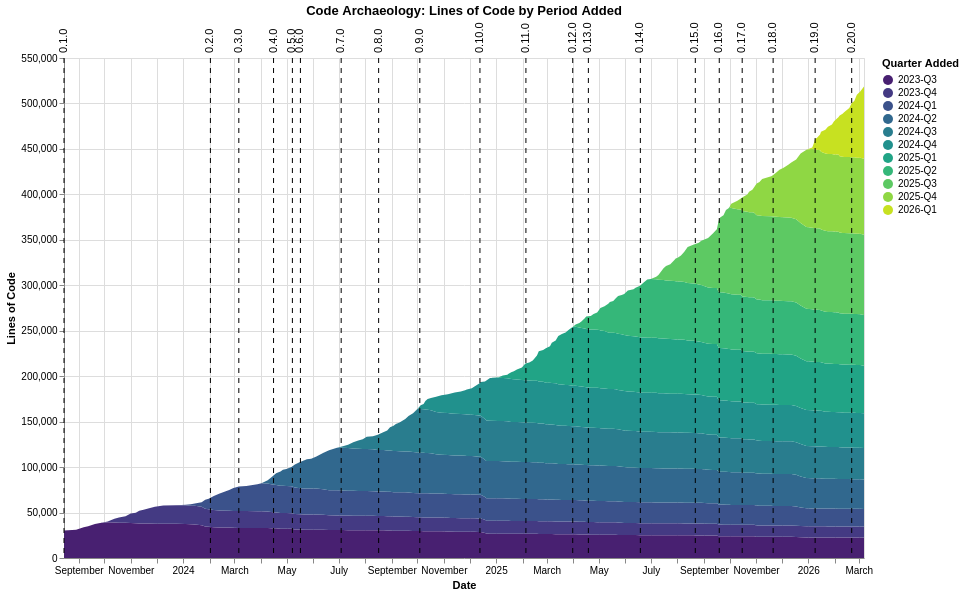

Vega-Lite specification stored for this chart:
### Vega-Lite specification from a JSON file in a GitHub repository (floating-point values rounded to 4 significant figures; data arrays with more than 128 entries replaced by an {"elided": "..."} marker saying what was removed)
{"$schema": "https://vega.github.io/schema/vega-lite/v6.1.0.json", "config": {"view": {"continuousHeight": 300, "continuousWidth": 300}}, "datasets": {"data-19f40b76fd917bbf59749fe6c7df5ff0": [{"datetime": "2023-08-14T19:41:02", "version": "0.1.0"}, {"datetime": "2024-12-13T02:29:31", "version": "0.10.0"}, {"datetime": "2025-02-04T20:11:58", "version": "0.11.0"}, {"datetime": "2025-03-31T13:44:19", "version": "0.12.0"}, {"datetime": "2025-04-18T20:43:38", "version": "0.13.0"}, {"datetime": "2025-06-18T15:16:00", "version": "0.14.0"}, {"datetime": "2025-08-21T21:06:56", "version": "0.15.0"}, {"datetime": "2025-09-18T21:20:37", "version": "0.16.0"}, {"datetime": "2025-10-15T16:41:29", "version": "0.17.0"}, {"datetime": "2025-11-20T20:51:27", "version": "0.18.0"}, {"datetime": "2026-01-08T23:22:58", "version": "0.19.0"}, {"datetime": "2024-02-01T23:28:47", "version": "0.2.0"}, {"datetime": "2026-02-20T17:30:29", "version": "0.20.0"}, {"datetime": "2024-03-06T04:45:46", "version": "0.3.0"}, {"datetime": "2024-04-15T19:11:06", "version": "0.4.0"}, {"datetime": "2024-05-07T20:03:07", "version": "0.5.0"}, {"datetime": "2024-05-17T05:18:34", "version": "0.6.0"}, {"datetime": "2024-07-03T20:47:41", "version": "0.7.0"}, {"datetime": "2024-08-16T15:56:25", "version": "0.8.0"}, {"datetime": "2024-10-03T19:06:08", "version": "0.9.0"}], "data-6f7099abb244a0f7c9351e3a0a5139a6": {"elided": "1362 records"}}, "height": 500, "layer": [{"data": {"name": "data-6f7099abb244a0f7c9351e3a0a5139a6"}, "encoding": {"color": {"field": "period", "scale": {"scheme": "viridis"}, "title": "Quarter Added", "type": "ordinal"}, "order": {"field": "period", "type": "ordinal"}, "tooltip": [{"field": "commit_date", "type": "temporal"}, {"field": "period", "type": "ordinal"}, {"field": "line_count", "type": "quantitative"}], "x": {"field": "commit_date", "title": "Date", "type": "temporal"}, "y": {"field": "line_count", "title": "Lines of Code", "type": "quantitative"}}, "mark": {"type": "area"}}, {"data": {"name": "data-19f40b76fd917bbf59749fe6c7df5ff0"}, "encoding": {"tooltip": [{"field": "version", "type": "nominal"}, {"field": "datetime", "type": "temporal"}], "x": {"field": "datetime", "title": "Date", "type": "temporal"}}, "mark": {"strokeDash": [5, 5], "type": "rule"}}, {"data": {"name": "data-19f40b76fd917bbf59749fe6c7df5ff0"}, "encoding": {"text": {"field": "version", "type": "nominal"}, "x": {"field": "datetime", "type": "temporal"}, "y": {"value": 10}}, "mark": {"align": "left", "angle": 270, "dx": 15, "dy": 0, "type": "text"}}], "title": "Code Archaeology: Lines of Code by Period Added", "width": 800}
